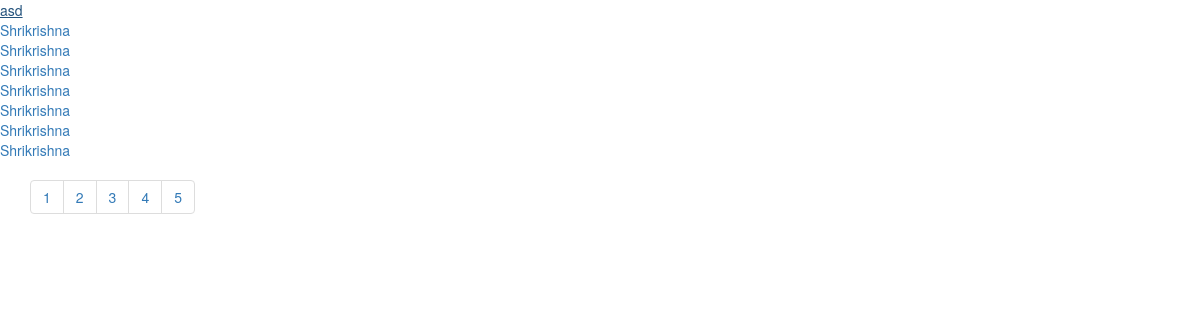
The page /extra/example.php on the database as committed earlier.
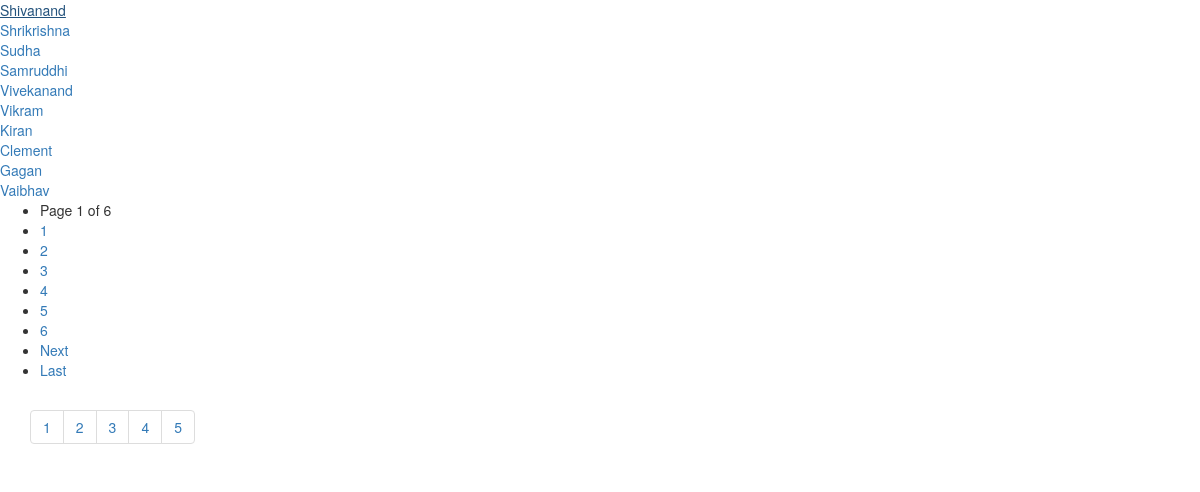
The same page on the database as committed later.
### tables this page shows
CREATE TABLE `tbl_register` (
  `id` int(11) NOT NULL,
  `fname` text NOT NULL,
  `lname` text NOT NULL,
  `email` varchar(50) NOT NULL,
  `password` varchar(20) NOT NULL,
  `dob` date NOT NULL,
  `gender` text NOT NULL,
  `contact` int(10) NOT NULL,
  `address` varchar(30) NOT NULL,
  `city` text NOT NULL,
  `state` text NOT NULL,
  `country` text NOT NULL,
  `image` varchar(50) NOT NULL,
  `is_deleted` int(1) NOT NULL DEFAULT '0',
  `recovery_Code` varchar(20) NOT NULL
);

### extra/example.php (the view, shortened to what this page needs)
<?php
  if(isset($_GET["page"]))
    $page = (int)$_GET["page"];
    else
    $page = 1;
    $setLimit = 10;
    $pageLimit = ($page * $setLimit) - $setLimit;
    $sql = "SELECT * FROM tbl_register  LIMIT ".$pageLimit." , ".$setLimit;
    $query = mysql_query($sql);
    while ($rec = mysql_fetch_array($query)) {
    ?>
    <div class="show"><a href="http://www.discussdesk.com/<?php echo $rec["id"];?>.htm" target="_blank"><?php echo $rec['fname'];?></a></div>
    <?php }  ?>
    <?php
    echo displayPaginationBelow($setLimit,$page);
    function displayPaginationBelow($per_page,$page){
     $query = "SELECT COUNT(*) as totalCount FROM tbl_register";
     $rec = mysql_fetch_array(mysql_query($query));
     $total = $rec['totalCount'];
       $adjacents = "2";
     $page = ($page == 0 ? 1 : $page);
     $next = $page + 1;
       $setLastpage = ceil($total/$per_page);
     $setPaginate = "";
     if($setLastpage > 1)
     {
       $setPaginate .= "<ul class='setPaginate'>";
                   $setPaginate .= "<li class='setPage'>Page $page of $setLastpage</li>";
       if ($setLastpage < 7 + ($adjacents * 2))
       {
         for ($counter = 1; $counter <= $setLastpage; $counter++)
         {
           if ($counter == $page)
             $setPaginate.= "<li><a class='current_page'>$counter</a></li>";
           else
             $setPaginate.= "<li><a href='?page=$counter'>$counter</a></li>";
         }
       }
       if ($page < $counter - 1){
         $setPaginate.= "<li><a href='?page=$next'>Next</a></li>";
               $setPaginate.= "<li><a href='?page=$setLastpage'>Last</a></li>";
       }else{
         $setPaginate.= "<li><a class='current_page'>Next</a></li>";
               $setPaginate.= "<li><a class='current_page'>Last</a></li>";
           }
       $setPaginate.= "</ul>\n";
     }
       return $setPaginate;
   }
?>
<!DOCTYPE html>
<html lang="en">
<head>
  <link rel="stylesheet" href="https://maxcdn.bootstrapcdn.com/bootstrap/3.3.7/css/bootstrap.min.css">
</head>
<body>
<div class="container">
  <ul class="pagination">
    <li><a href="#">1</a></li>
    <li><a href="#">2</a></li>
    <li><a href="#">3</a></li>
    <li><a href="#">4</a></li>
    <li><a href="#">5</a></li>
  </ul>
</div>
</body>
</html>

Rows that differ between the two databases and show on the page:
removed tbl_register: fname "asd"
removed tbl_register: fname "Shrikrishna"
removed tbl_register: fname "Shrikrishna"
removed tbl_register: fname "Shrikrishna"
removed tbl_register: fname "Shrikrishna"
removed tbl_register: fname "Shrikrishna"
removed tbl_register: fname "Shrikrishna"
added tbl_register: fname "Shivanand"
added tbl_register: fname "Sudha"
added tbl_register: fname "Samruddhi"
added tbl_register: fname "Vivekanand"
added tbl_register: fname "Vikram"
added tbl_register: fname "Kiran"
added tbl_register: fname "Clement"
added tbl_register: fname "Gagan"
added tbl_register: fname "Vaibhav"
Other text that changed with them:
$page: (not shown) → "1"
$setLastpage: (not shown) → "6"
text now shown: "Page of Next Last"
new list line: "1"
new list line: "2"
new list line: "3"
new list line: "4"
new list line: "5"
new list line: "6"
